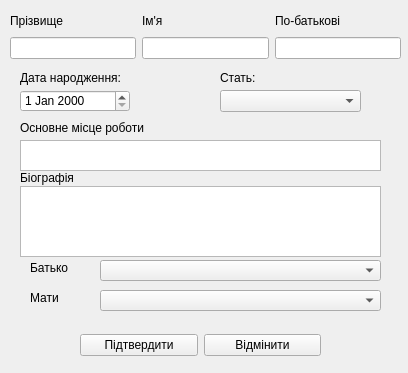
<?xml version="1.0" encoding="UTF-8"?>
<ui version="4.0">
 <class>NewPersone</class>
 <widget class="QWidget" name="NewPersone">
  <property name="geometry">
   <rect>
    <x>0</x>
    <y>0</y>
    <width>408</width>
    <height>373</height>
   </rect>
  </property>
  <property name="windowTitle">
   <string>Form</string>
  </property>
  <widget class="QTextEdit" name="teJob">
   <property name="geometry">
    <rect>
     <x>20</x>
     <y>140</y>
     <width>361</width>
     <height>31</height>
    </rect>
   </property>
  </widget>
  <widget class="QTextEdit" name="teBiography">
   <property name="geometry">
    <rect>
     <x>20</x>
     <y>186</y>
     <width>361</width>
     <height>71</height>
    </rect>
   </property>
  </widget>
  <widget class="QLabel" name="label_4">
   <property name="geometry">
    <rect>
     <x>20</x>
     <y>120</y>
     <width>161</width>
     <height>16</height>
    </rect>
   </property>
   <property name="text">
    <string>Основне місце роботи</string>
   </property>
  </widget>
  <widget class="QDateEdit" name="dateEdit">
   <property name="geometry">
    <rect>
     <x>20</x>
     <y>90</y>
     <width>110</width>
     <height>22</height>
    </rect>
   </property>
  </widget>
  <widget class="QLabel" name="label_6">
   <property name="geometry">
    <rect>
     <x>20</x>
     <y>70</y>
     <width>121</width>
     <height>16</height>
    </rect>
   </property>
   <property name="text">
    <string>Дата народження:</string>
   </property>
  </widget>
  <widget class="QWidget" name="layoutWidget">
   <property name="geometry">
    <rect>
     <x>10</x>
     <y>10</y>
     <width>391</width>
     <height>49</height>
    </rect>
   </property>
   <layout class="QHBoxLayout" name="horizontalLayout">
    <item>
     <layout class="QVBoxLayout" name="verticalLayout">
      <item>
       <widget class="QLabel" name="label">
        <property name="text">
         <string>Прізвище</string>
        </property>
       </widget>
      </item>
      <item>
       <widget class="QLineEdit" name="leLastName"/>
      </item>
     </layout>
    </item>
    <item>
     <layout class="QVBoxLayout" name="verticalLayout_2">
      <item>
       <widget class="QLabel" name="label_2">
        <property name="text">
         <string>Ім'я</string>
        </property>
       </widget>
      </item>
      <item>
       <widget class="QLineEdit" name="leFirstName"/>
      </item>
     </layout>
    </item>
    <item>
     <layout class="QVBoxLayout" name="verticalLayout_3">
      <item>
       <widget class="QLabel" name="label_3">
        <property name="text">
         <string>По-батькові</string>
        </property>
       </widget>
      </item>
      <item>
       <widget class="QLineEdit" name="leMiddleName"/>
      </item>
     </layout>
    </item>
   </layout>
  </widget>
  <widget class="QWidget" name="layoutWidget">
   <property name="geometry">
    <rect>
     <x>80</x>
     <y>330</y>
     <width>241</width>
     <height>30</height>
    </rect>
   </property>
   <layout class="QHBoxLayout" name="horizontalLayout_2">
    <item>
     <widget class="QPushButton" name="pbSubmit">
      <property name="text">
       <string>Підтвердити</string>
      </property>
     </widget>
    </item>
    <item>
     <widget class="QPushButton" name="pbCancel">
      <property name="text">
       <string>Відмінити</string>
      </property>
     </widget>
    </item>
   </layout>
  </widget>
  <widget class="QLabel" name="label_5">
   <property name="geometry">
    <rect>
     <x>20</x>
     <y>170</y>
     <width>71</width>
     <height>16</height>
    </rect>
   </property>
   <property name="text">
    <string>Біографія</string>
   </property>
  </widget>
  <widget class="QComboBox" name="comboBox">
   <property name="geometry">
    <rect>
     <x>100</x>
     <y>260</y>
     <width>281</width>
     <height>21</height>
    </rect>
   </property>
  </widget>
  <widget class="QComboBox" name="comboBox_2">
   <property name="geometry">
    <rect>
     <x>100</x>
     <y>290</y>
     <width>281</width>
     <height>21</height>
    </rect>
   </property>
  </widget>
  <widget class="QLabel" name="label_7">
   <property name="geometry">
    <rect>
     <x>30</x>
     <y>260</y>
     <width>53</width>
     <height>16</height>
    </rect>
   </property>
   <property name="text">
    <string>Батько</string>
   </property>
  </widget>
  <widget class="QLabel" name="label_8">
   <property name="geometry">
    <rect>
     <x>30</x>
     <y>290</y>
     <width>53</width>
     <height>16</height>
    </rect>
   </property>
   <property name="text">
    <string>Мати</string>
   </property>
  </widget>
  <widget class="QComboBox" name="comboBox_3">
   <property name="geometry">
    <rect>
     <x>220</x>
     <y>90</y>
     <width>141</width>
     <height>22</height>
    </rect>
   </property>
  </widget>
  <widget class="QLabel" name="label_9">
   <property name="geometry">
    <rect>
     <x>220</x>
     <y>70</y>
     <width>53</width>
     <height>16</height>
    </rect>
   </property>
   <property name="text">
    <string>Стать:</string>
   </property>
  </widget>
  <zorder>layoutWidget</zorder>
  <zorder>layoutWidget</zorder>
  <zorder>teJob</zorder>
  <zorder>teBiography</zorder>
  <zorder>label_4</zorder>
  <zorder>dateEdit</zorder>
  <zorder>label_6</zorder>
  <zorder>label_5</zorder>
  <zorder>comboBox</zorder>
  <zorder>comboBox_2</zorder>
  <zorder>label_7</zorder>
  <zorder>label_8</zorder>
  <zorder>comboBox_3</zorder>
  <zorder>label_9</zorder>
 </widget>
 <resources/>
 <connections/>
</ui>
